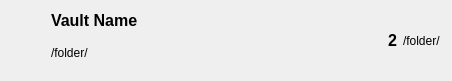
<?xml version="1.0" encoding="UTF-8"?>
<ui version="4.0">
 <class>VaultItem</class>
 <widget class="QWidget" name="VaultItem">
  <property name="geometry">
   <rect>
    <x>0</x>
    <y>0</y>
    <width>452</width>
    <height>81</height>
   </rect>
  </property>
  <property name="minimumSize">
   <size>
    <width>0</width>
    <height>40</height>
   </size>
  </property>
  <property name="windowTitle">
   <string>Form</string>
  </property>
  <layout class="QGridLayout" name="gridLayout_2">
   <item row="1" column="0">
    <layout class="QHBoxLayout" name="horizontalLayout">
     <item>
      <spacer name="horizontalSpacer">
       <property name="orientation">
        <enum>Qt::Horizontal</enum>
       </property>
       <property name="sizeType">
        <enum>QSizePolicy::Fixed</enum>
       </property>
       <property name="sizeHint" stdset="0">
        <size>
         <width>40</width>
         <height>20</height>
        </size>
       </property>
      </spacer>
     </item>
     <item>
      <layout class="QVBoxLayout" name="verticalLayout">
       <item>
        <widget class="QLabel" name="name">
         <property name="sizePolicy">
          <sizepolicy hsizetype="Maximum" vsizetype="Maximum">
           <horstretch>0</horstretch>
           <verstretch>0</verstretch>
          </sizepolicy>
         </property>
         <property name="font">
          <font>
           <pointsize>12</pointsize>
           <weight>75</weight>
           <bold>true</bold>
          </font>
         </property>
         <property name="text">
          <string>Vault Name</string>
         </property>
        </widget>
       </item>
       <item>
        <widget class="QLabel" name="folder">
         <property name="text">
          <string>/folder/</string>
         </property>
        </widget>
       </item>
      </layout>
     </item>
     <item>
      <widget class="QLabel" name="user_count">
       <property name="sizePolicy">
        <sizepolicy hsizetype="Fixed" vsizetype="Fixed">
         <horstretch>0</horstretch>
         <verstretch>20</verstretch>
        </sizepolicy>
       </property>
       <property name="font">
        <font>
         <pointsize>12</pointsize>
         <weight>75</weight>
         <bold>true</bold>
        </font>
       </property>
       <property name="text">
        <string>2</string>
       </property>
       <property name="alignment">
        <set>Qt::AlignRight|Qt::AlignTrailing|Qt::AlignVCenter</set>
       </property>
      </widget>
     </item>
     <item>
      <widget class="QLabel" name="status">
       <property name="sizePolicy">
        <sizepolicy hsizetype="Fixed" vsizetype="Preferred">
         <horstretch>50</horstretch>
         <verstretch>0</verstretch>
        </sizepolicy>
       </property>
       <property name="text">
        <string>/folder/</string>
       </property>
      </widget>
     </item>
    </layout>
   </item>
  </layout>
 </widget>
 <resources/>
 <connections/>
</ui>
